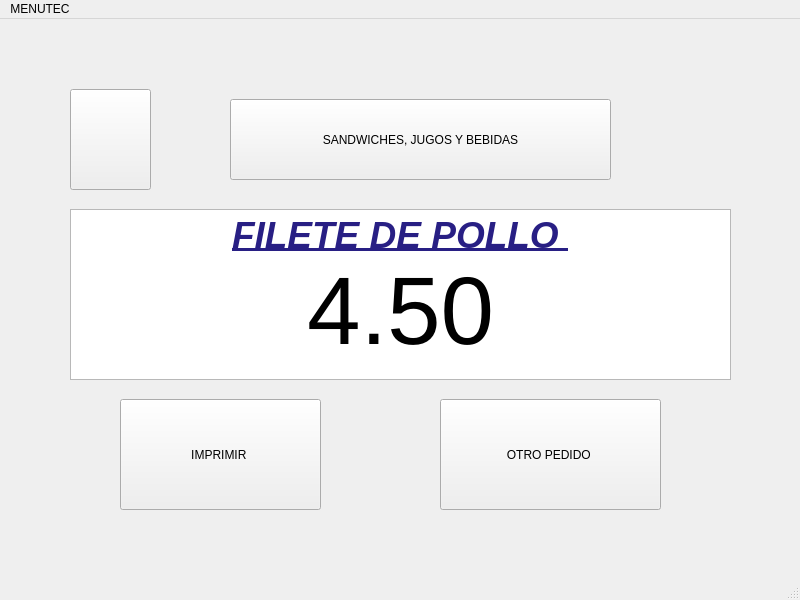
<?xml version="1.0" encoding="UTF-8"?>
<ui version="4.0">
 <class>panes4Window</class>
 <widget class="QMainWindow" name="panes4Window">
  <property name="geometry">
   <rect>
    <x>0</x>
    <y>0</y>
    <width>800</width>
    <height>600</height>
   </rect>
  </property>
  <property name="windowTitle">
   <string>MainWindow</string>
  </property>
  <widget class="QWidget" name="centralwidget">
   <widget class="QTextEdit" name="textEdit_2">
    <property name="geometry">
     <rect>
      <x>70</x>
      <y>190</y>
      <width>661</width>
      <height>171</height>
     </rect>
    </property>
    <property name="html">
     <string>&lt;!DOCTYPE HTML PUBLIC &quot;-//W3C//DTD HTML 4.0//EN&quot; &quot;http://www.w3.org/TR/REC-html40/strict.dtd&quot;&gt;
&lt;html&gt;&lt;head&gt;&lt;meta name=&quot;qrichtext&quot; content=&quot;1&quot; /&gt;&lt;style type=&quot;text/css&quot;&gt;
p, li { white-space: pre-wrap; }
&lt;/style&gt;&lt;/head&gt;&lt;body style=&quot; font-family:'Ubuntu'; font-size:11pt; font-weight:400; font-style:normal;&quot;&gt;
&lt;p align=&quot;center&quot; style=&quot; margin-top:0px; margin-bottom:0px; margin-left:0px; margin-right:0px; -qt-block-indent:0; text-indent:0px;&quot;&gt;&lt;span style=&quot; font-size:28pt; font-weight:600; font-style:italic; text-decoration: underline; color:#281f84;&quot;&gt;FILETE DE POLLO &lt;/span&gt;&lt;/p&gt;
&lt;p align=&quot;center&quot; style=&quot; margin-top:0px; margin-bottom:0px; margin-left:0px; margin-right:0px; -qt-block-indent:0; text-indent:0px;&quot;&gt;&lt;span style=&quot; font-size:72pt;&quot;&gt;4.50&lt;/span&gt;&lt;/p&gt;&lt;/body&gt;&lt;/html&gt;</string>
    </property>
   </widget>
   <widget class="QPushButton" name="btnPanes4">
    <property name="geometry">
     <rect>
      <x>230</x>
      <y>80</y>
      <width>381</width>
      <height>81</height>
     </rect>
    </property>
    <property name="text">
     <string>SANDWICHES, JUGOS Y BEBIDAS</string>
    </property>
    <property name="icon">
     <iconset>
      <normaloff>UTEC.png</normaloff>UTEC.png</iconset>
    </property>
   </widget>
   <widget class="QPushButton" name="btnImprimir54">
    <property name="geometry">
     <rect>
      <x>120</x>
      <y>380</y>
      <width>201</width>
      <height>111</height>
     </rect>
    </property>
    <property name="text">
     <string>IMPRIMIR </string>
    </property>
   </widget>
   <widget class="QPushButton" name="btnIzquierda54">
    <property name="geometry">
     <rect>
      <x>70</x>
      <y>70</y>
      <width>81</width>
      <height>101</height>
     </rect>
    </property>
    <property name="text">
     <string/>
    </property>
    <property name="icon">
     <iconset>
      <normaloff>flecha-hacia-la-izquierda-antes-de-icono-4330-128.png</normaloff>flecha-hacia-la-izquierda-antes-de-icono-4330-128.png</iconset>
    </property>
    <property name="iconSize">
     <size>
      <width>100</width>
      <height>100</height>
     </size>
    </property>
   </widget>
   <widget class="QPushButton" name="btnPedido54">
    <property name="geometry">
     <rect>
      <x>440</x>
      <y>380</y>
      <width>221</width>
      <height>111</height>
     </rect>
    </property>
    <property name="text">
     <string>OTRO PEDIDO </string>
    </property>
   </widget>
  </widget>
  <widget class="QMenuBar" name="menubar">
   <property name="geometry">
    <rect>
     <x>0</x>
     <y>0</y>
     <width>800</width>
     <height>25</height>
    </rect>
   </property>
   <widget class="QMenu" name="menuMENUTEC">
    <property name="title">
     <string>MENUTEC</string>
    </property>
   </widget>
   <addaction name="menuMENUTEC"/>
  </widget>
  <widget class="QStatusBar" name="statusbar"/>
 </widget>
 <resources/>
 <connections/>
</ui>
